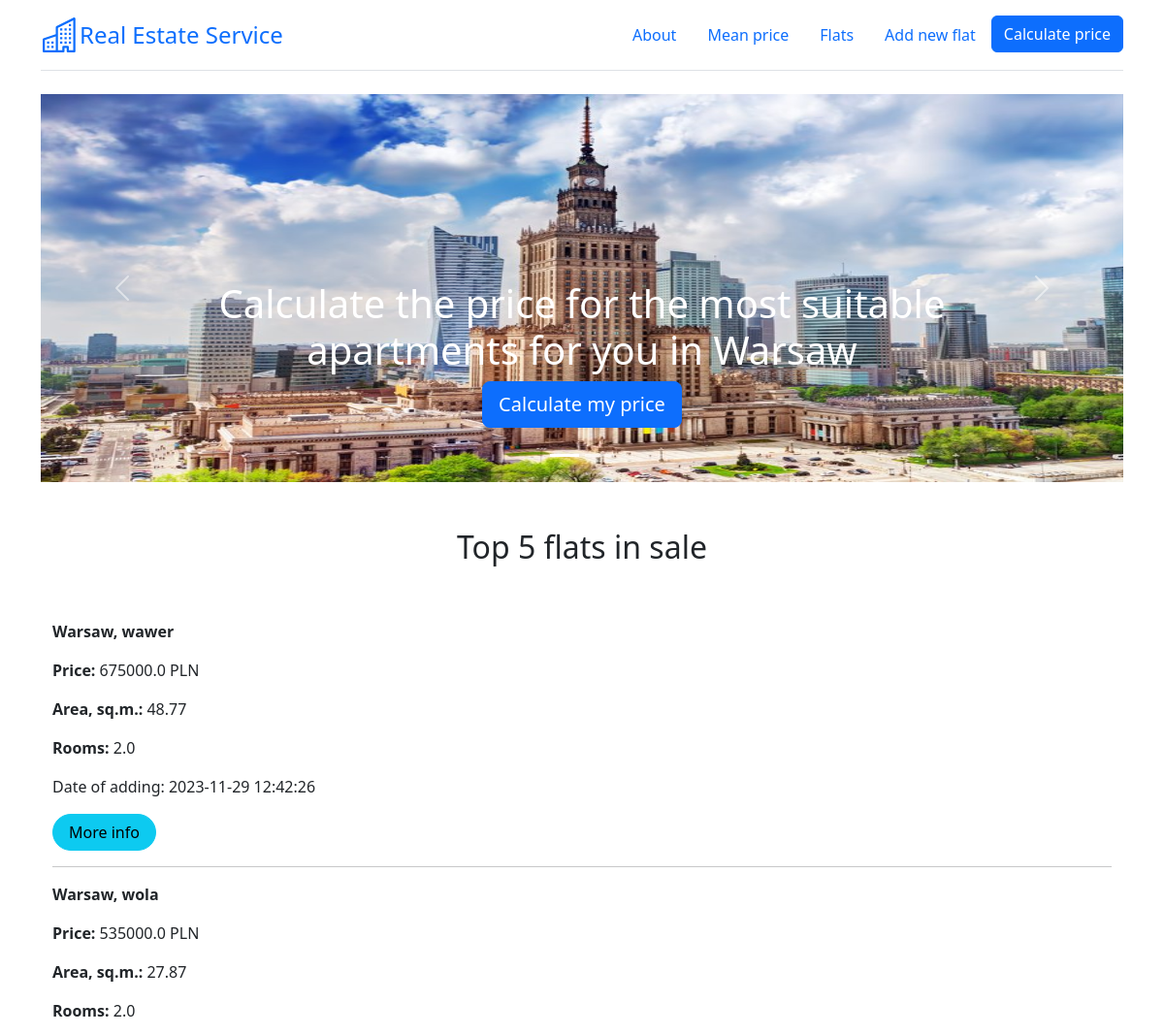
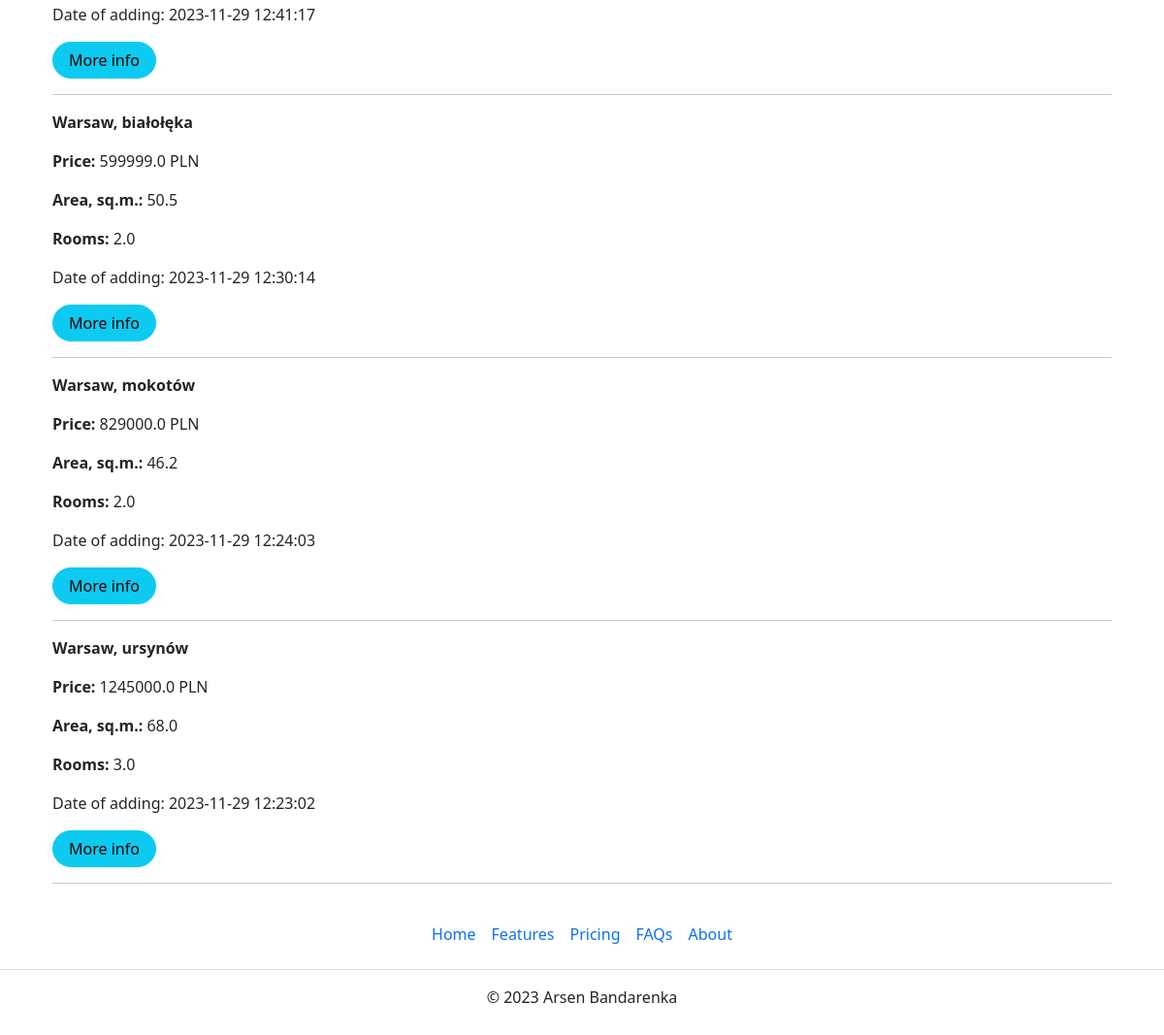
The page /home on the database its author committed (2 pictures, top to bottom).
### app.py (models this page shows)
class Flat(db.Model):
    __tablename__ = "flats_load"
    __table_args__ = {'extend_existing': True}
    id = db.Column(db.Integer, primary_key=True, unique=True)
    district = db.Column(db.Text)
    street = db.Column(db.Text)
    price = db.Column(db.Float)
    area = db.Column(db.Float)
    rooms = db.Column(db.Integer)
    renovation = db.Column(db.Integer)
    floor = db.Column(db.Integer)
    market = db.Column(db.Integer)
    elevator = db.Column(db.Integer)
    balcony = db.Column(db.Integer)
    terrace = db.Column(db.Integer)
    garden = db.Column(db.Integer)
    central_heating = db.Column(db.Integer)
    seller = db.Column(db.Integer)
    blok = db.Column(db.Integer)
    parking = db.Column(db.Integer)
    publication_date = db.Column(db.DateTime, default=datetime.datetime.now())

### app.py (the view)
@app.route('/')
@app.route('/home')
def home():
    flats = db.session.execute(db.select(Flat).order_by(Flat.publication_date.desc())).fetchmany(5)
    flats = [f[0] for f in flats]
    return render_template('main_page.html', flats=flats, floor_dict=floor_dict)

### templates/main_page.html (shortened to what this page needs)
{% extends 'base.html' %}
{% block carousel %}
<div class="container">
<div id="myCarousel" class="carousel slide mb-6" data-bs-ride="carousel" data-bs-theme="light">
    <div class="carousel-indicators">
      <button type="button" data-bs-target="#myCarousel" data-bs-slide-to="0" aria-label="Slide 1" class="active" aria-current="true"></button>
      <button type="button" data-bs-target="#myCarousel" data-bs-slide-to="1" aria-label="Slide 2" class=""></button>
    </div>
    <div class="carousel-inner">
      <div class="carousel-item active">
          <img src="static/images/waw_image.jpg" alt="Warsaw image" width="1300" height="400">
        <div class="container">
          <div class="carousel-caption">
            <h1>Calculate the price for the most suitable apartments for you in Warsaw</h1>
            <p><a class="btn btn-lg btn-primary" href="/predict_price">Calculate my price</a></p>
          </div>
        </div>
      </div>
    </div>
    <button class="carousel-control-prev" type="button" data-bs-target="#myCarousel" data-bs-slide="prev">
      <span class="carousel-control-prev-icon" aria-hidden="true"></span>
    </button>
    <button class="carousel-control-next" type="button" data-bs-target="#myCarousel" data-bs-slide="next">
      <span class="carousel-control-next-icon" aria-hidden="true"></span>
    </button>
  </div>
</div>
{% endblock %}
{% block text_center %}<h2>Top 5 flats in sale</h2>{% endblock %}
{% block body %}
<div class="container">
    {% for flat in flats %}
    <p><strong>Warsaw, {{flat.district}}</strong></p>
    <p><strong>Price: </strong> {{flat.price}} PLN</p>
    <p><strong>Area, sq.m.: </strong> {{flat.area}}</p>
    <p><strong>Rooms: </strong> {{flat.rooms}}</p>
    <p>Date of adding: {{flat.publication_date}}</p>
    <a href="/flats/{{ flat.id }}" class="btn btn-info rounded-pill px-3">More info</a>
    <hr>
    {% endfor %}
</div>
{% endblock %}

### rows shown on the page
Flat: district "wawer", price "675000.0", area "48.77", rooms "2.0", publication_date "2023-11-29 12:42:26"
Flat: district "wola", price "535000.0", area "27.87", rooms "2.0", publication_date "2023-11-29 12:41:17"
Flat: district "białołęka", price "599999.0", area "50.5", rooms "2.0", publication_date "2023-11-29 12:30:14"
Flat: district "mokotów", price "829000.0", area "46.2", rooms "2.0", publication_date "2023-11-29 12:24:03"
Flat: district "ursynów", price "1245000.0", area "68.0", rooms "3.0", publication_date "2023-11-29 12:23:02"
